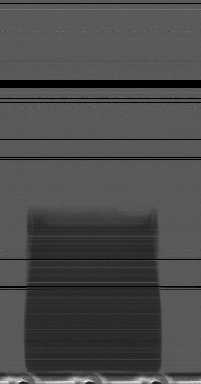
//> input picture PlaygroundOpenCVFilters/brick.png, 201 x 384 px
$ ./main brick.png   (built with g++ and OpenCV 4)
//> lines starting //> are read from the running program, lines starting //| are printed output that depends on the picture
//> further down, src is the input picture: 384 rows x 201 cols, CV_8UC3; min 0, max 255, mean 74.4
#include "opencv2/imgproc/imgproc.hpp"
#include "opencv2/highgui/highgui.hpp"
#include <stdlib.h>
#include <stdio.h>
#include <iostream>

using namespace cv;

/// Global variables

Mat src, src_gray;
Mat dst, detected_edges;

int edgeThresh = 1;
int lowThreshold;
int const max_lowThreshold = 100;
int ratio = 3;
int kernel_size = 3;
char* window_name = "Edge Map";

/**
 * @function CannyThreshold
 * @brief Trackbar callback - Canny thresholds input with a ratio 1:3
 */
void CannyThreshold(int, void*)
{
  // Reduce noise with a kernel 3x3
  blur(src_gray, detected_edges, Size(3,3) );

  // Canny detector
  Canny(detected_edges, detected_edges, lowThreshold, lowThreshold*ratio, kernel_size);
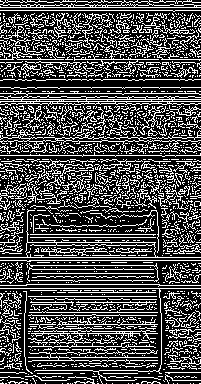
//> detected_edges: 384 rows x 201 cols, CV_8UC1; 30.1% white in thin lines or dots

  // Using Canny's output as a mask, we display our result
  dst = Scalar::all(0);

  src.copyTo( dst, detected_edges);
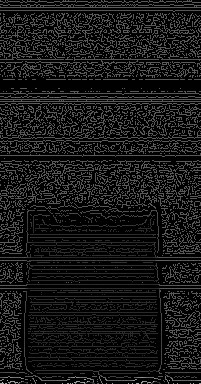
//> dst: 384 rows x 201 cols, CV_8UC3; min 0, max 195, mean 23
  imshow(window_name, dst);
 }

void LaplacianThreshold(int, void*)
{
  Mat src, src_gray, dst;
  int kernel_size = 3;
  int scale = 1;
  int delta = 0;
  int ddepth = CV_16S;
  char* window_name = "Laplace Demo";

  int c;

  // Load an image
  src = imread( argv[1] );

  if( !src.data )
    { return -1; }

  // Remove noise by blurring with a Gaussian filter
  GaussianBlur( src, src, Size(3,3), 0, 0, BORDER_DEFAULT );

  /// Convert the image to grayscale
  cvtColor( src, src_gray, CV_BGR2GRAY );

  /// Create window
  namedWindow( window_name, CV_WINDOW_AUTOSIZE );

  /// Apply Laplace function
  Mat abs_dst;

  Laplacian( src_gray, dst, ddepth, kernel_size, scale, delta, BORDER_DEFAULT );
  convertScaleAbs( dst, abs_dst );

  /// Show what you got
  imshow( window_name, abs_dst );

  waitKey(0);
}


/** @function main */
int main( int argc, char** argv )
{
  // Load an image
  src = imread( argv[1] );

  if( !src.data )
  {
    std::cerr << "No image from " << argv[1] << "\n";
    return -1;
  }

  // Create a matrix of the same type and size as src (for dst)
  dst.create(src.size(), src.type());

  // Convert the image to grayscale
  cvtColor(src, src_gray, CV_BGR2GRAY);

  // Create a window
  namedWindow(window_name, CV_WINDOW_AUTOSIZE);

  // Create a Trackbar for user to enter threshold
  createTrackbar( "Min Threshold:", window_name, &lowThreshold, max_lowThreshold, CannyThreshold );

  // Show the image
  CannyThreshold(0, 0);

  // Wait until user exit program by pressing a key
  waitKey(0);

  return 0;
  }
